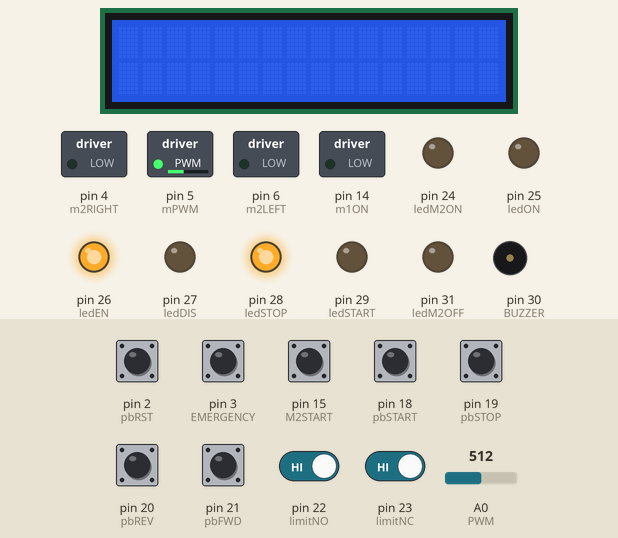
The sketch below on a simulated Arduino Mega 2560, built with avr-gcc and run on an emulated ATmega2560. On the bench: 16×2 character LCD, switched loads named in the sketch (green lamp = pin HIGH), output pins drawn as LEDs (lit = HIGH), buzzer (waves = sounding, pin HIGH). The inputs (shaded band) are chosen by the test bench; at power-on: pin 2 (pbRST), pin 3 (EMERGENCY), pin 15 (M2START), pin 18 (pbSTART), pin 19 (pbSTOP), pin 20 (pbREV), pin 21 (pbFWD), pin 22 (limitNO), pin 23 (limitNC) HIGH, A0 (PWM) = 512. What the sketch prints to the serial monitor is not drawn.

Above: at 1.2 s.
1.3 s: pin 22 (limitNO) driven LOW
At 2.2 s:
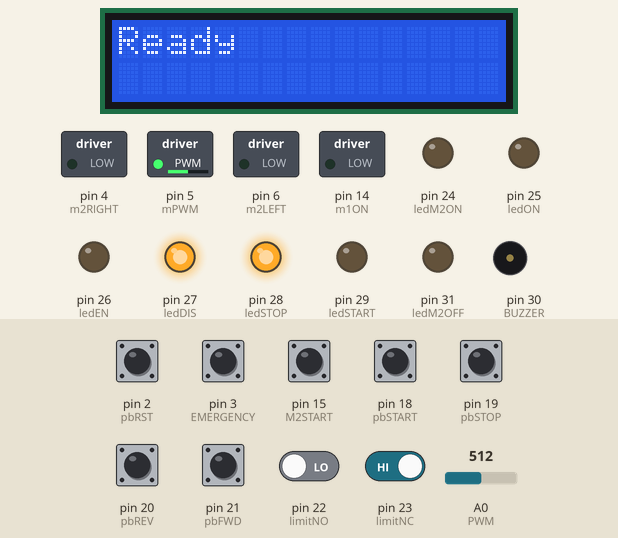
2.8 s: pin 18 (pbSTART) pulled LOW for 0.15 s
At 3.6 s:
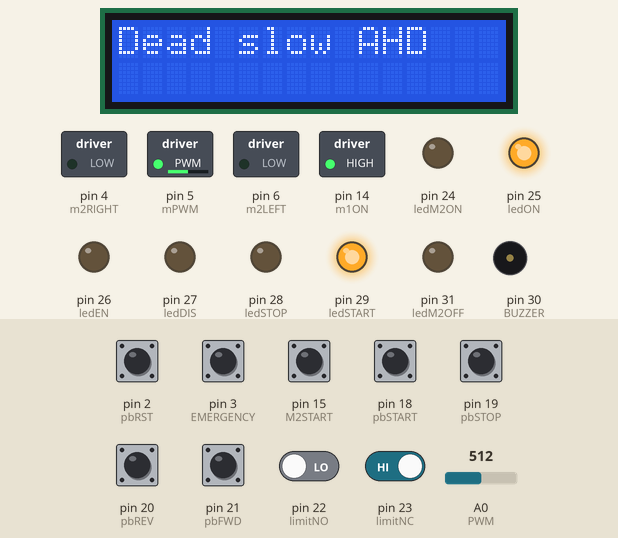
4.4 s: pin 15 (M2START) pulled LOW for 0.15 s
At 4.51 s:
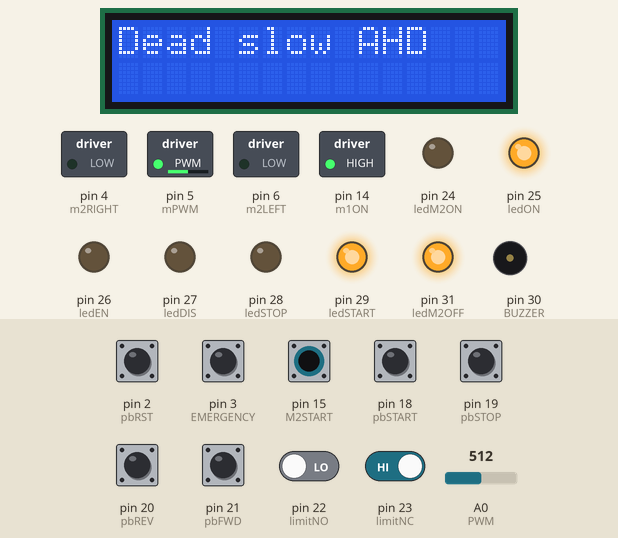
6.0 s: A0 (PWM) set to 716
At 7.1 s:
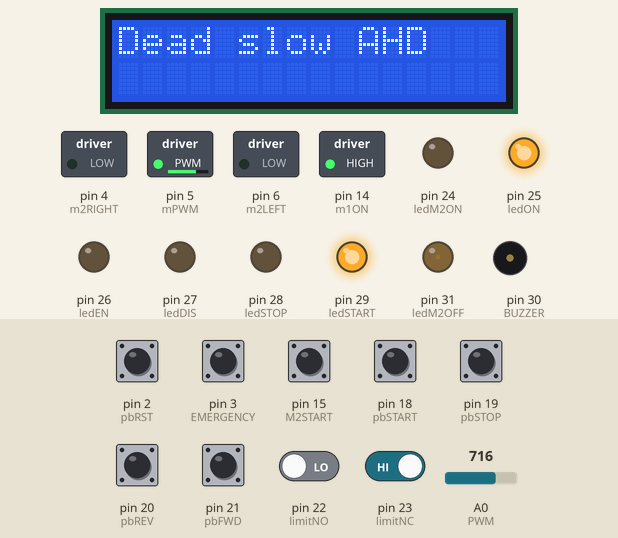
7.5 s: pin 2 (pbRST) pulled LOW for 0.15 s
At 8.4 s:
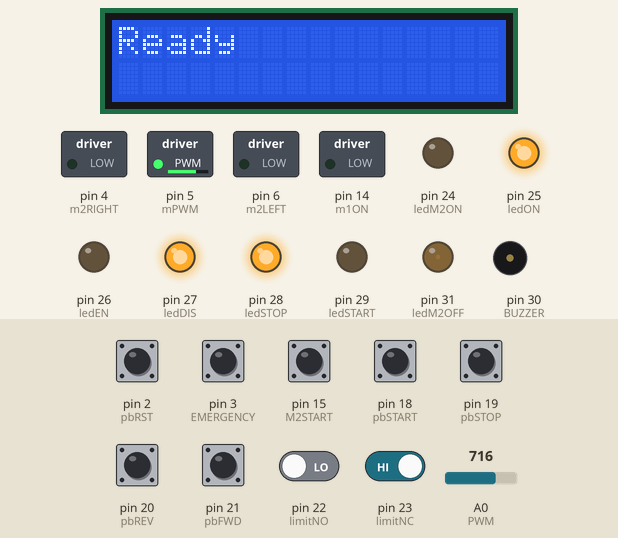
9.1 s: pin 23 (limitNC) driven LOW
Timing chart, 0 to 12.1 s (numbered marks = the images above; inputs shaded):
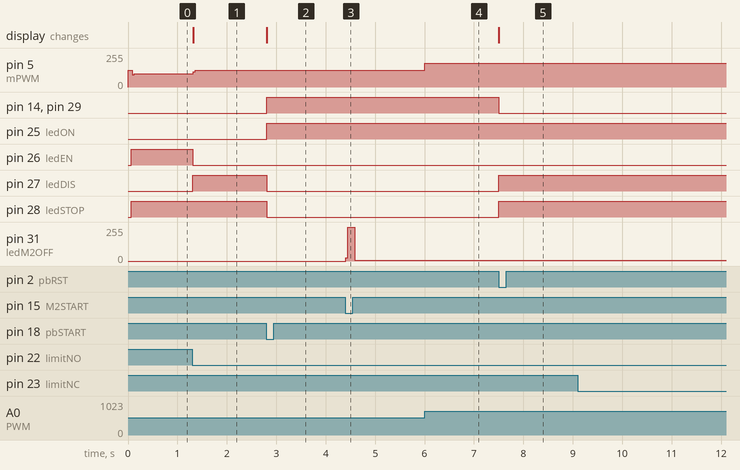

Measured:
- after the input at 1.3 s, pin 5 (mPWM): 98/255 → 127/255 at once; pin 26 (ledEN): HIGH → LOW at once; pin 27 (ledDIS): LOW → HIGH at once; the display: changes at once (image 1)
- after the input at 2.8 s, pin 14 (m1ON), pin 25 (ledON), pin 29 (ledSTART): LOW → HIGH at once; pin 27 (ledDIS), pin 28 (ledSTOP): HIGH → LOW at once; the display: changes at once (image 2)
- after the input at 4.4 s, pin 31 (ledM2OFF): 0/255 → 255/255 at once, → 5/255 0.19 s later
- after the input at 6.0 s, pin 5 (mPWM): 127/255 → 178/255 at once
- after the input at 7.5 s, pin 14 (m1ON), pin 29 (ledSTART): HIGH → LOW at once; pin 27 (ledDIS), pin 28 (ledSTOP): LOW → HIGH at once; the display: changes at once (image 5)

The sketch:

motor.ino
```cpp
#include <Arduino.h>
#include "main.h"
#include <Wire.h>
#include <LiquidCrystal.h>
#include <TimerOne.h>
LiquidCrystal lcd(12, 11, 10, 9, 8, 7);
volatile bool isStart;
const char pinOutput[] = {ledSTART, ledSTOP, ledDIS, ledEN, ledON, m1ON, m2RIGHT, m2LEFT, mPWM, BUZZER,ledM2ON,ledM2OFF};

void startFunc()
{
  isStart = true;
  if (digitalRead(limitNC) == LOW) //posisi saklar normally close
  {
    digitalWrite(BUZZER, HIGH);
  }
}
void forwardFunc()
{
  if (digitalRead(M2START) == LOW)
  {
    digitalWrite(m2RIGHT, HIGH);
    digitalWrite(m2LEFT, LOW);
  }
}
void reverseFunc()
{
  if (digitalRead(M2START) == LOW)
  {
    digitalWrite(m2RIGHT, LOW);
    digitalWrite(m2LEFT, HIGH);
  }
}
void emergencyFunc()
{
  digitalWrite(m2RIGHT, LOW);
  digitalWrite(m2LEFT, LOW);
}
void stopFunc()
{
  digitalWrite(m1ON, LOW);
  isStart = false;
}
void resetFunc()
{
  digitalWrite(BUZZER, LOW);
  lcd.clear();
  isStart=false;
}
void motor()
{
  int speed = map(analogRead(PWM), 0, 1023, 0, 255);
  analogWrite(mPWM, speed);
}
void normallyOpen()
{
  Serial.println(isStart);
  if (isStart == false)
  {
    lcd.setCursor(0, 0);
    lcd.print("Ready          ");
    digitalWrite(m1ON, LOW);
    digitalWrite(ledDIS, HIGH);
    digitalWrite(ledEN, LOW);
    digitalWrite(ledSTOP, HIGH);
    digitalWrite(ledSTART, LOW);
  }
  if (isStart == true)
  {
    lcd.setCursor(0, 0);
    lcd.print("Dead slow AHD");
    digitalWrite(m1ON, HIGH);
    digitalWrite(ledON, HIGH);
    digitalWrite(ledDIS, LOW);
    digitalWrite(ledEN, LOW);
    digitalWrite(ledSTOP, LOW);
    digitalWrite(ledSTART, HIGH);
  }
}

void normallyClose()
{
  if (isStart == false)
  {
    lcd.clear();
    analogWrite(mPWM, 0);
    digitalWrite(ledDIS, LOW);
    digitalWrite(ledEN, HIGH);
    digitalWrite(ledSTOP, HIGH);
    digitalWrite(ledSTART, LOW);
  }
  if (isStart == true)
  {
    lcd.setCursor(0, 0);
    lcd.print("INTERLOCK");
    digitalWrite(m1ON, LOW);
    digitalWrite(ledDIS, LOW);
    digitalWrite(ledEN, HIGH);
    digitalWrite(ledSTOP, HIGH);
    digitalWrite(ledSTART, LOW);
  }
}
void motor2(){
  motor();
  if(digitalRead(M2START)==LOW){
    digitalWrite(ledM2OFF,HIGH);
    digitalWrite(ledM2ON,LOW);
  }
  if(digitalRead(M2START)==LOW&&digitalRead(pbFWD)==LOW){
    digitalWrite(ledM2OFF,LOW);
    digitalWrite(ledM2ON,HIGH);
    digitalWrite(m2RIGHT,HIGH);
    digitalWrite(m2LEFT,LOW);
  }
  if(digitalRead(M2START)==LOW&&digitalRead(pbREV)==LOW){
    digitalWrite(ledM2OFF,LOW);
    digitalWrite(ledM2ON,HIGH);
    digitalWrite(m2RIGHT,LOW);
    digitalWrite(m2LEFT,HIGH);
  }
  if(digitalRead(pbREV)==HIGH&&digitalRead(pbFWD)==HIGH)
  {
    digitalWrite(ledM2OFF,HIGH);
    digitalWrite(ledM2ON,LOW);
    digitalWrite(m2RIGHT,LOW);
    digitalWrite(m2LEFT,LOW);
  }
  if(digitalRead(M2START)==HIGH)
  {
    digitalWrite(ledM2OFF,LOW);
    digitalWrite(ledM2ON,LOW);
    digitalWrite(m2RIGHT,LOW);
    digitalWrite(m2LEFT,LOW);
  }

}
void setup()
{
  pinMode(limitNO, INPUT_PULLUP);
  pinMode(limitNC, INPUT_PULLUP);
  pinMode(pbREV, INPUT_PULLUP);
  pinMode(pbFWD, INPUT_PULLUP);
  pinMode(pbSTART, INPUT_PULLUP);
  pinMode(pbSTOP, INPUT_PULLUP);
  pinMode(pbRST, INPUT_PULLUP);
  pinMode(M2START, INPUT_PULLUP);
  pinMode(EMERGENCY, INPUT_PULLUP);
  for (int i = 0; i < 12; i++)
  {
    pinMode(pinOutput[i], OUTPUT);
  }
  attachInterrupt(digitalPinToInterrupt(pbSTART), startFunc, FALLING);
  // attachInterrupt(digitalPinToInterrupt(pbREV), reverseFunc, FALLING);
  // attachInterrupt(digitalPinToInterrupt(pbFWD), forwardFunc, FALLING);
  attachInterrupt(digitalPinToInterrupt(pbSTOP), stopFunc, FALLING);
  attachInterrupt(digitalPinToInterrupt(pbRST), resetFunc, FALLING);
  attachInterrupt(digitalPinToInterrupt(EMERGENCY), emergencyFunc, FALLING);
  Timer1.initialize(1000);
  Timer1.attachInterrupt(motor2);
  Serial.begin(9600);
  lcd.begin(16, 2);
}

void loop()
{
  if (digitalRead(limitNO) == LOW) //normally open
  {
    lcd.clear();
    isStart = false;
    for (;;)
    {
      normallyOpen();
      if (digitalRead(limitNC) == LOW)
        break;
    }
  }
  else
  {
    lcd.clear();
    if (isStart == true)
      digitalWrite(BUZZER, HIGH);
    for (;;)
    {
      normallyClose();
      if (digitalRead(limitNO) == LOW)
        break;
    }
  }
}
```

main.h
```cpp
#define limitNO   22
#define limitNC   23
#define M2START   15
#define pbREV     20
#define pbFWD     21
#define EMERGENCY 3
#define pbSTART   18
#define pbSTOP    19
#define pbRST     2
#define PWM       A0
#define ledSTART  29
#define ledSTOP   28
#define ledDIS    27
#define ledEN     26
#define ledON     25
#define ledM2ON   24
#define ledM2OFF  31
#define m1ON      14
#define mPWM      5
#define m2RIGHT   4
#define m2LEFT    6
#define BUZZER    30
```
